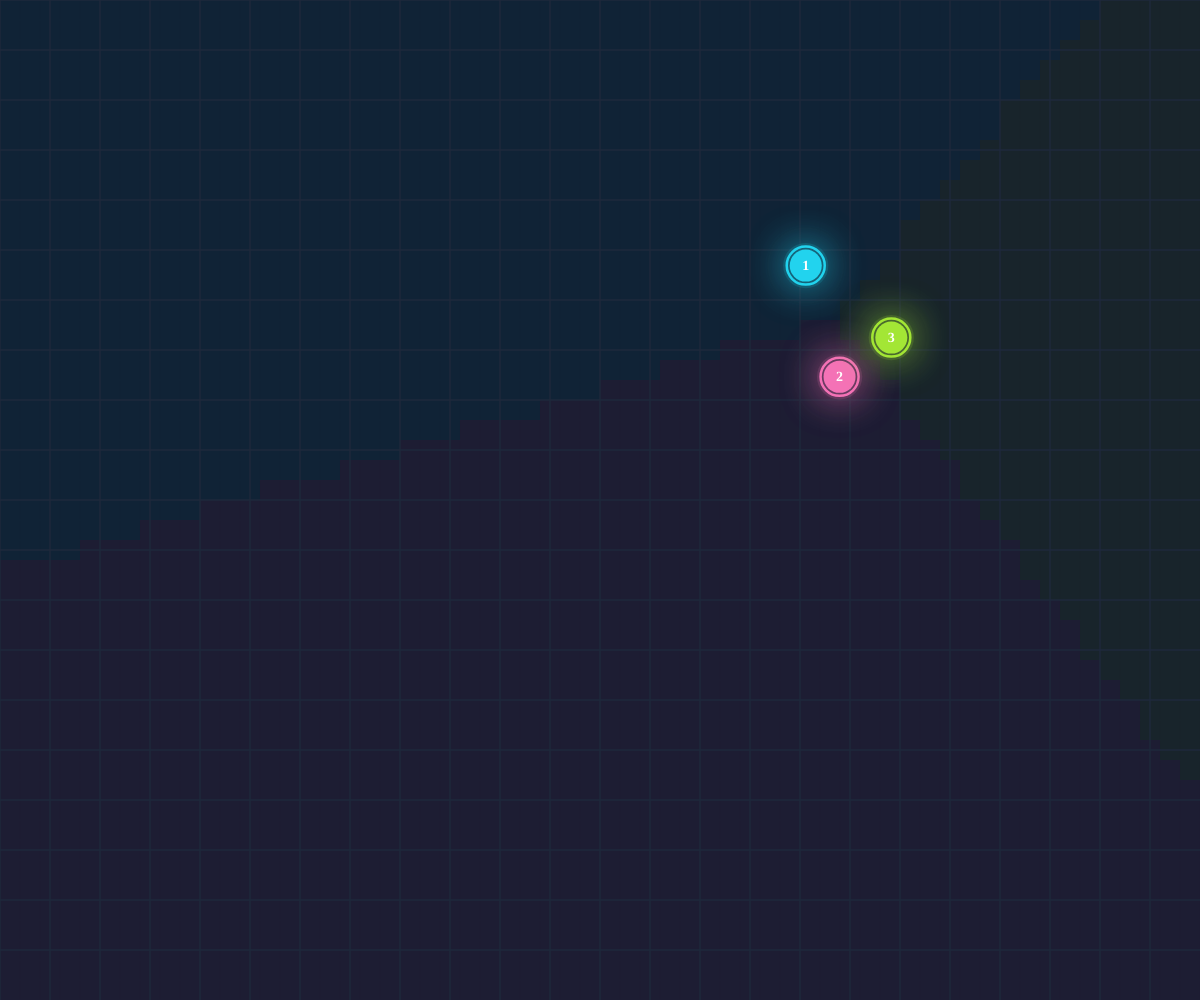
Frame 1 (no input)
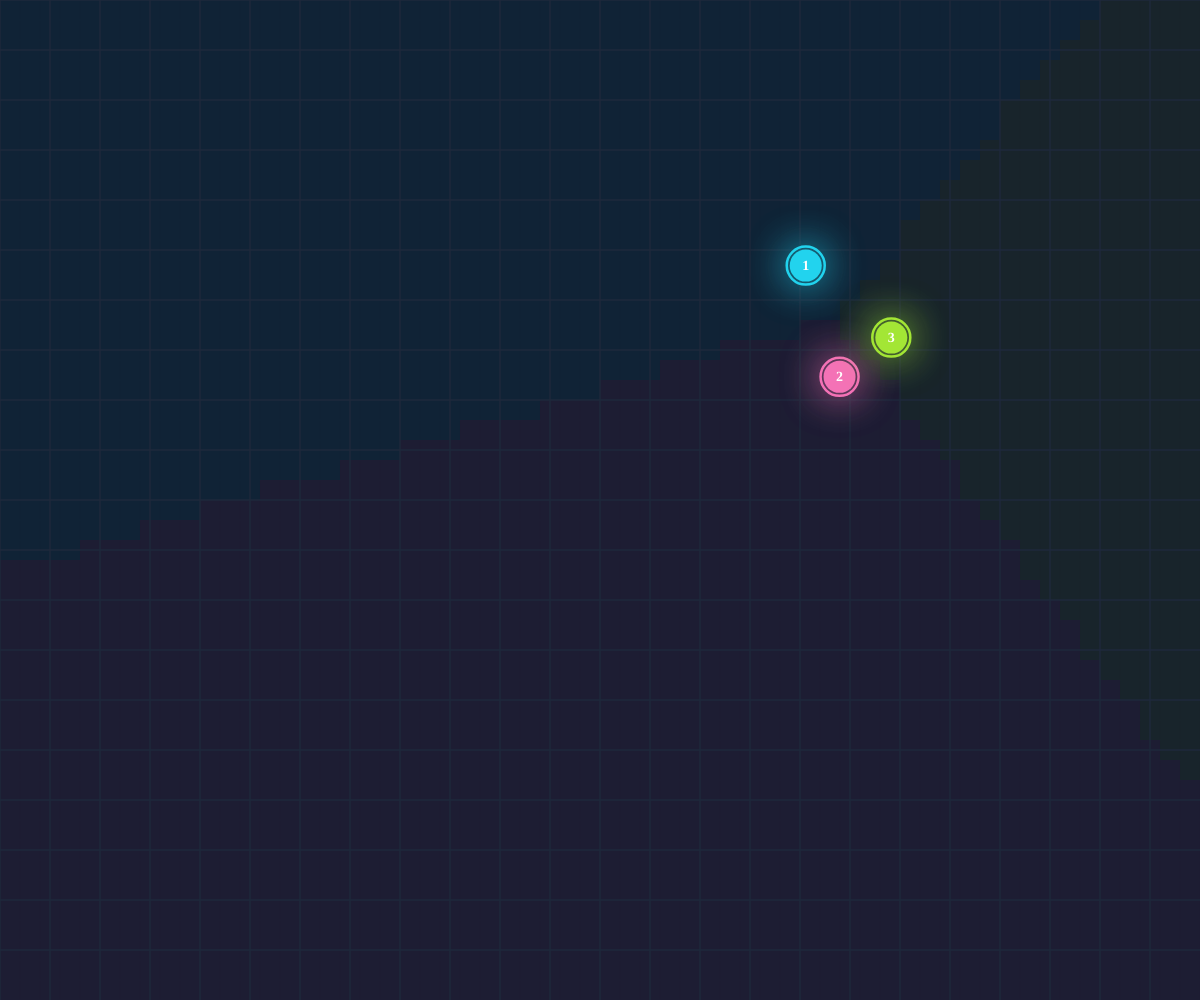
Frame 60 (no input)
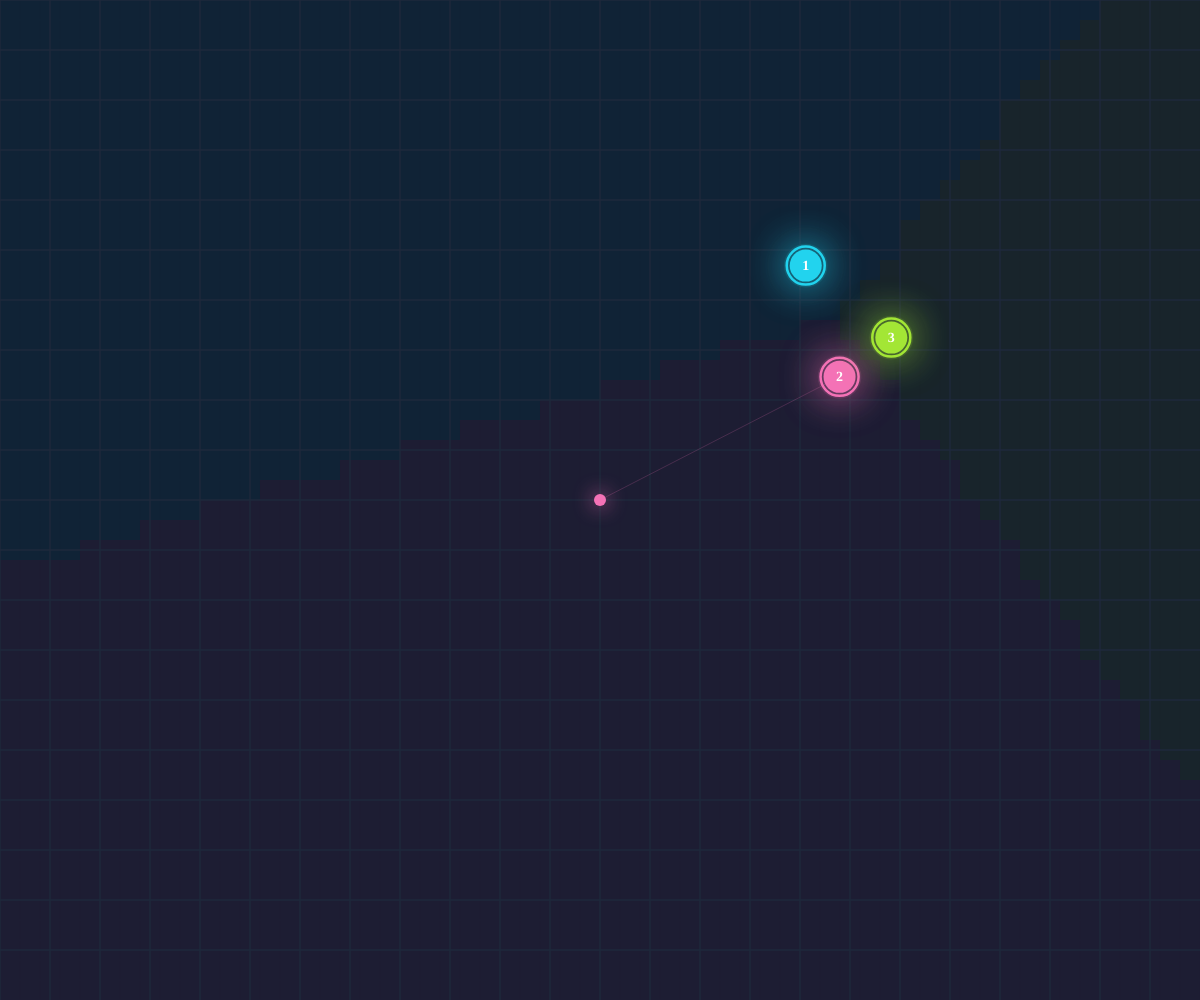
Frame 120 (the mouse pressed at the canvas centre since frame 60)

The p5.js sketch that drew these frames (run headless with seeded random() and noise() and a simulated clock; from frame 60 on, the mouse is pressed at the canvas centre):

// p5.js sketch
// ── sketch.js
// --- Constants & Config ---
const POINT_RAD = 8;
const CENTROID_RAD = 16; // Increased size
const VORONOI_STEP = 20; // Increased for better performance
const CONVERGENCE_TH = 0.2;

// --- State Variables ---
let k = 3;
let points = [];
let centroids = [];
let centroidTargets = []; // For smooth animation
let autoCluster = false;
let isDarkMode = true;

// UI Elements (Cached)
let uiPoints, uiK;
let btnReset, btnRestart, btnStep, btnAuto, btnKInc, btnKDec, btnTheme;
let iconSun, iconMoon;

// --- Themes ---
const THEMES = {
    dark: {
        bg: '#0f172a',
        grid: '#1e293b',
        text: '#f8fafc',
        pointDefault: [148, 163, 184], // Slate 400 - Brighter for visibility
        pointClusterAlpha: 200,
        voronoiAlpha: 15,
        shadowBlur: 15,
        shadowColor: null, // Use point color for glow
        useStroke: false,
        palettes: [
            '#22d3ee', // Cyan
            '#f472b6', // Pink
            '#a3e635', // Lime
            '#facc15', // Yellow
            '#c084fc', // Purple
            '#fb7185', // Rose
            '#38bdf8', // Sky
            '#34d399', // Emerald
            '#818cf8', // Indigo
            '#fbbf24'  // Amber
        ]
    },
    light: {
        bg: '#ffffff', // Pure white for cleaner look
        grid: '#cbd5e1', // Slate 300 - Darker for visibility on white
        text: '#1e293b',
        pointDefault: [203, 213, 225], // Lighter slate for unfilled
        pointClusterAlpha: 220,
        voronoiAlpha: 20, // Slightly lighter
        shadowBlur: 10,  // Soft shadow, not glow
        shadowColor: 'rgba(0,0,0,0.1)', // Drop shadow color
        useStroke: true, // New flag for borders
        palettes: [
            '#0ea5e9', // Sky 500
            '#ec4899', // Pink 500
            '#84cc16', // Lime 500
            '#f59e0b', // Amber 500
            '#a855f7', // Purple 500
            '#f43f5e', // Rose 500
            '#06b6d4', // Cyan 500
            '#10b981', // Emerald 500
            '#6366f1', // Indigo 500
            '#ea580c'  // Orange 500
        ]
    }
};

let currentTheme = THEMES.dark;

function setup() {
    let cnv = createCanvas(windowWidth, windowHeight);
    cnv.style('display', 'block');
    pixelDensity(1);

    // Initial Setup
    // CRITICAL: cacheUI must be first because initCentroids calls updateUIStats
    cacheUI();
    bindEvents();
    initCentroids(); // Initialize with default K

    // Check system preference for theme? Optional. Defaulting to Dark as per CSS.
    updateThemeUI();
    textFont("Inter, sans-serif");
}

function windowResized() {
    resizeCanvas(windowWidth, windowHeight);
}

function draw() {
    // 1. Background
    background(currentTheme.bg);

    // 2. Decor (Grid moved to later)

    // 3. Logic: Auto-step
    if (autoCluster && frameCount % 3 === 0) {
        stepKMeans();
    }

    // 3b. Animation
    animateCentroids();

    // 4. Rendering
    // Order matters: Background -> Voronoi -> Grid -> Lines -> Points -> Centroids
    if (centroids.length > 0) drawVoronoi();
    drawGrid(); // Draw grid *after* Voronoi so it's visible
    drawClusterLines();
    drawPoints();
    drawCentroids();
}

// --- Logic Implementation ---

function initCentroids() {
    centroids = [];
    centroidTargets = [];

    // Reset points cluster assignment
    for (let p of points) p.cluster = undefined;

    // Create random centroids
    for (let i = 0; i < k; i++) {
        let v = createVector(random(width * 0.1, width * 0.9), random(height * 0.1, height * 0.9));
        centroids.push(v.copy());
        centroidTargets.push(v.copy());
    }

    // If we have points, do an initial assignment so we don't see "unassigned" state weirdly
    assignToClusters();
    updateUIStats();
}

function mousePressed(e) {
    // Only add point if not clicking on UI
    // p5.js captures all clicks, but we can check if the target was the canvas
    // Use e.target if available, or fallback to simple check
    let target = e ? e.target : window.event.target;

    // Allow click if canvas or body, but not if it's a specific UI control
    // It's safer to exclude known UI tags or classes if we want to catch "everything else"
    let isControl = target.closest && (target.closest('button') || target.closest('.card') || target.closest('.instructions'));

    if (!isControl) {
        points.push({
            x: mouseX,
            y: mouseY,
            cluster: undefined
        });
        assignToClusters(); // Immediate update
        updateUIStats();
    }
}

function stepKMeans() {
    if (points.length === 0) return;
    assignToClusters();
    computeCentroidTargets();
}

function assignToClusters() {
    for (let p of points) {
        let minDist = Infinity;
        let idx = 0;
        for (let i = 0; i < centroids.length; i++) {
            let d = (p.x - centroids[i].x) ** 2 + (p.y - centroids[i].y) ** 2;
            if (d < minDist) {
                minDist = d;
                idx = i;
            }
        }
        p.cluster = idx;
    }
}

function computeCentroidTargets() {
    let sums = Array.from({ length: k }, () => createVector(0, 0));
    let counts = Array(k).fill(0);

    for (let p of points) {
        if (p.cluster !== undefined && centroids[p.cluster]) {
            sums[p.cluster].x += p.x;
            sums[p.cluster].y += p.y;
            counts[p.cluster]++;
        }
    }

    for (let i = 0; i < k; i++) {
        if (counts[i] > 0) {
            centroidTargets[i] = createVector(sums[i].x / counts[i], sums[i].y / counts[i]);
        } else {
            // If empty cluster, re-initialize randomly to keep it alive
            centroidTargets[i] = createVector(random(width * 0.1, width * 0.9), random(height * 0.1, height * 0.9));
        }
    }
}

function animateCentroids() {
    for (let i = 0; i < k; i++) {
        let t = centroidTargets[i];
        if (!t) continue;
        centroids[i].x = lerp(centroids[i].x, t.x, 0.1); // Smooth lerp
        centroids[i].y = lerp(centroids[i].y, t.y, 0.1);
    }
}

// --- Drawing Functions ---

function drawGrid() {
    stroke(currentTheme.grid);
    strokeWeight(1.5); // Thicker grid lines

    // Simple modern grid: Dots or very light lines
    // Let's do a large grid
    for (let x = 0; x < width; x += 50) line(x, 0, x, height);
    for (let y = 0; y < height; y += 50) line(0, y, width, y);
}

function drawVoronoi() {
    noStroke();
    // Optimization: Low res grid for Voronoi
    // Note: Rendering rects per pixel is slow in P5 for full screen.
    // Let's keep step reasonable (20px).

    for (let x = 0; x < width; x += VORONOI_STEP) {
        for (let y = 0; y < height; y += VORONOI_STEP) {
            let cx = x + VORONOI_STEP / 2;
            let cy = y + VORONOI_STEP / 2;

            let minDist = Infinity;
            let idx = 0;

            for (let i = 0; i < centroids.length; i++) {
                let d = (cx - centroids[i].x) ** 2 + (cy - centroids[i].y) ** 2;
                if (d < minDist) {
                    minDist = d;
                    idx = i;
                }
            }

            let cHex = currentTheme.palettes[idx % currentTheme.palettes.length];
            let c = color(cHex);
            c.setAlpha(currentTheme.voronoiAlpha);
            fill(c);
            rect(x, y, VORONOI_STEP, VORONOI_STEP);
        }
    }
}

function drawClusterLines() {
    strokeWeight(1);
    for (let p of points) {
        if (p.cluster !== undefined && centroids[p.cluster]) {
            let cHex = currentTheme.palettes[p.cluster % currentTheme.palettes.length];
            let c = color(cHex);
            c.setAlpha(50); // Very faint
            stroke(c);
            line(p.x, p.y, centroids[p.cluster].x, centroids[p.cluster].y);
        }
    }
}

function drawPoints() {
    for (let p of points) {
        let isHover = dist(mouseX, mouseY, p.x, p.y) < 15;

        let c;
        if (p.cluster !== undefined) {
            let cHex = currentTheme.palettes[p.cluster % currentTheme.palettes.length];
            c = color(cHex);
        } else {
            c = color(currentTheme.pointDefault);
        }

        // Effects
        if (currentTheme.shadowBlur > 0) {
            drawingContext.shadowBlur = isHover ? 20 : currentTheme.shadowBlur;
            // Use specific shadow color if defined (for drop shadow), otherwise use point color (for glow)
            drawingContext.shadowColor = currentTheme.shadowColor ? currentTheme.shadowColor : c.toString();
        } else {
            drawingContext.shadowBlur = 0;
        }

        if (currentTheme.useStroke) {
            stroke(255);
            strokeWeight(2);
        } else {
            noStroke();
        }

        fill(c);
        circle(p.x, p.y, isHover ? POINT_RAD * 1.5 : POINT_RAD * 2);

        // Reset effects
        drawingContext.shadowBlur = 0;
    }
}

function drawCentroids() {
    for (let i = 0; i < centroids.length; i++) {
        let cHex = currentTheme.palettes[i % currentTheme.palettes.length];
        let c = color(cHex);
        let x = centroids[i].x;
        let y = centroids[i].y;

        // 1. Pulsing Halo
        let pulse = map(sin(frameCount * 0.08), -1, 1, 1.2, 1.6);
        let pulseAlpha = map(sin(frameCount * 0.08), -1, 1, 20, 50);

        noStroke();
        c.setAlpha(pulseAlpha);
        fill(c);
        circle(x, y, CENTROID_RAD * 2 * pulse);
        c.setAlpha(255); // Reset

        // 2. Glow Effects
        if (currentTheme.shadowBlur > 0) {
            drawingContext.shadowBlur = 40; // Stronger glow
            drawingContext.shadowColor = currentTheme.shadowColor ? currentTheme.shadowColor : c.toString();
        }

        // 3. Outer Ring
        stroke(c);
        strokeWeight(currentTheme.useStroke ? 3 : 2.5);
        noFill();
        circle(x, y, CENTROID_RAD * 2 + 6);

        // 4. Inner Core
        if (currentTheme.useStroke) {
            stroke(255);
            strokeWeight(2);
        } else {
            noStroke();
        }

        fill(c);
        circle(x, y, CENTROID_RAD * 2);

        // Reset Effects
        drawingContext.shadowBlur = 0;

        // 5. Label
        fill(255);
        noStroke();
        textAlign(CENTER, CENTER);
        textSize(14); // Larger text
        textStyle(BOLD);
        text(i + 1, x, y + 1); // Slight offset for optical center
        textStyle(NORMAL);
    }
}


// --- UI Integration ---

function cacheUI() {
    // Using vanilla JS for reliable DOM selection
    uiPoints = document.getElementById('points-val');
    uiK = document.getElementById('k-val');
    btnReset = document.getElementById('btn-reset');
    btnRestart = document.getElementById('btn-restart');
    btnStep = document.getElementById('btn-step');
    btnAuto = document.getElementById('btn-auto');
    btnKInc = document.getElementById('k-inc');
    btnKDec = document.getElementById('k-dec');
    btnTheme = document.getElementById('theme-toggle');
    iconSun = document.getElementById('sun-icon');
    iconMoon = document.getElementById('moon-icon');
}

function bindEvents() {
    if (btnReset) btnReset.addEventListener('click', () => {
        points = [];
        initCentroids();
        // Auto mode persists
        updateUIStats();
    });

    if (btnRestart) btnRestart.addEventListener('click', () => {
        // Keep points, just re-init centroids
        initCentroids();
        // Auto mode persists
        updateUIStats();
    });

    if (btnStep) btnStep.addEventListener('click', () => {
        autoCluster = false;
        btnAuto.classList.remove('active');
        stepKMeans();
    });

    if (btnAuto) btnAuto.addEventListener('click', () => {
        autoCluster = !autoCluster;
        if (autoCluster) btnAuto.classList.add('active');
        else btnAuto.classList.remove('active');
    });

    if (btnKInc) btnKInc.addEventListener('click', () => {
        k = Math.min(k + 1, 10);
        initCentroids();
    });

    if (btnKDec) btnKDec.addEventListener('click', () => {
        k = Math.max(k - 1, 1);
        initCentroids();
    });

    if (btnTheme) btnTheme.addEventListener('click', toggleTheme);
}

function updateUIStats() {
    if (uiPoints) uiPoints.textContent = points.length;
    if (uiK) uiK.textContent = k;
}

function updateThemeUI() {
    // Update State
    currentTheme = isDarkMode ? THEMES.dark : THEMES.light;

    // Update HTML/CSS
    if (isDarkMode) {
        document.body.classList.remove('light-theme');
        if (iconMoon) iconMoon.style.display = 'block';
        if (iconSun) iconSun.style.display = 'none';
    } else {
        document.body.classList.add('light-theme');
        if (iconMoon) iconMoon.style.display = 'none';
        if (iconSun) iconSun.style.display = 'block';
    }
}

function toggleTheme() {
    isDarkMode = !isDarkMode;
    updateThemeUI();
}
// ── style.css
:root {
    /* Dark Theme (Default) */
    --bg-color: #0f172a;
    --text-color: #f8fafc;
    --text-muted: #94a3b8;
    --glass-bg: rgba(15, 23, 42, 0.6);
    --glass-border: rgba(255, 255, 255, 0.1);
    --primary: #38bdf8;
    --accent: #f472b6;
    --card-bg: rgba(30, 41, 59, 0.7);
    --hover-bg: rgba(255, 255, 255, 0.1);
}

.light-theme {
    /* Light Theme */
    --bg-color: #f8fafc;
    --text-color: #0f172a;
    --text-muted: #64748b;
    --glass-bg: rgba(255, 255, 255, 0.6);
    --glass-border: rgba(0, 0, 0, 0.1);
    --primary: #0ea5e9;
    --accent: #ec4899;
    --card-bg: rgba(255, 255, 255, 0.8);
    --hover-bg: rgba(0, 0, 0, 0.05);
}

* {
    box-sizing: border-box;
    user-select: none;
}

body {
    margin: 0;
    padding: 0;
    background-color: var(--bg-color);
    color: var(--text-color);
    font-family: 'Inter', sans-serif;
    overflow: hidden;
    transition: background-color 0.3s ease, color 0.3s ease;
}

canvas {
    display: block;
    position: fixed;
    top: 0;
    left: 0;
    z-index: 0;
}

#ui-layer {
    position: relative;
    z-index: 10;
    width: 100vw;
    height: 100vh;
    pointer-events: none;
    /* Let clicks pass through to canvas */
    display: flex;
    flex-direction: column;
    justify-content: space-between;
    padding: 24px;
}

/* Header & Toggle */
header {
    display: flex;
    justify-content: space-between;
    align-items: center;
    pointer-events: auto;
}

.logo {
    display: flex;
    align-items: center;
    gap: 8px;
}

h1 {
    font-size: 1.25rem;
    font-weight: 600;
    margin: 0;
    letter-spacing: -0.02em;
}

.badge {
    font-size: 0.75rem;
    background: var(--primary);
    color: var(--bg-color);
    padding: 4px 8px;
    border-radius: 4px;
    font-weight: 700;
    opacity: 0.9;
}

.icon-btn {
    background: var(--card-bg);
    border: 1px solid var(--glass-border);
    color: var(--text-color);
    width: 40px;
    height: 40px;
    border-radius: 50%;
    display: flex;
    align-items: center;
    justify-content: center;
    cursor: pointer;
    backdrop-filter: blur(8px);
    transition: all 0.2s;
}

.icon-btn:hover {
    background: var(--hover-bg);
    transform: scale(1.05);
}

/* Controls Container */
.controls-container {
    display: flex;
    flex-direction: column;
    gap: 16px;
    position: absolute;
    top: 80px;
    left: 24px;
    pointer-events: auto;
}

.card {
    background: var(--card-bg);
    border: 1px solid var(--glass-border);
    backdrop-filter: blur(12px);
    border-radius: 16px;
    padding: 16px;
    box-shadow: 0 4px 24px -1px rgba(0, 0, 0, 0.1);
    transition: background 0.3s ease, border 0.3s ease;
}

/* Stats Card */
.stats-card {
    display: flex;
    flex-direction: column;
    gap: 12px;
    min-width: 200px;
}

.stat-item {
    display: flex;
    justify-content: space-between;
    align-items: center;
}

.label {
    font-size: 0.75rem;
    font-weight: 600;
    color: var(--text-muted);
    letter-spacing: 0.05em;
}

.value {
    font-family: 'Inter', monospace;
    font-weight: 600;
    font-size: 1.1rem;
}

.divider {
    height: 1px;
    background: var(--glass-border);
    width: 100%;
}

.mini-controls {
    display: flex;
    gap: 4px;
}

.mini-btn {
    background: var(--hover-bg);
    border: none;
    color: var(--text-color);
    width: 24px;
    height: 24px;
    border-radius: 6px;
    cursor: pointer;
    display: flex;
    align-items: center;
    justify-content: center;
    font-weight: bold;
    transition: background 0.2s;
}

.mini-btn:hover {
    background: var(--primary);
    color: #fff;
}

/* Actions Card */
.actions-card {
    display: flex;
    gap: 8px;
    padding: 8px;
    /* Tighter padding for buttons */
}

.action-btn {
    flex: 1;
    border: none;
    padding: 10px 16px;
    border-radius: 10px;
    font-weight: 600;
    font-size: 0.85rem;
    cursor: pointer;
    transition: transform 0.1s, opacity 0.2s;
}

.action-btn:active {
    transform: scale(0.96);
}

.secondary {
    background: transparent;
    color: var(--text-muted);
    border: 1px solid var(--glass-border);
}

.secondary:hover {
    color: var(--text-color);
    border-color: var(--text-muted);
}

.primary {
    background: var(--primary);
    /* Blue */
    color: white;
    /* Always white on primary */
    box-shadow: 0 0 15px -3px var(--primary);
}

.primary:hover {
    box-shadow: 0 0 20px -2px var(--primary);
}

.accent {
    background: transparent;
    color: var(--accent);
    border: 1px solid var(--accent);
}

.accent.active {
    background: var(--accent);
    color: white;
    /* Always white */
    box-shadow: 0 0 15px -3px var(--accent);
}

/* Instructions */
.instructions {
    text-align: center;
    width: 100%;
    pointer-events: none;
    margin-bottom: 20px;
}

.instructions p {
    background: var(--glass-bg);
    display: inline-block;
    padding: 8px 16px;
    border-radius: 50px;
    font-size: 0.85rem;
    color: var(--text-muted);
    backdrop-filter: blur(4px);
    border: 1px solid var(--glass-border);
}
